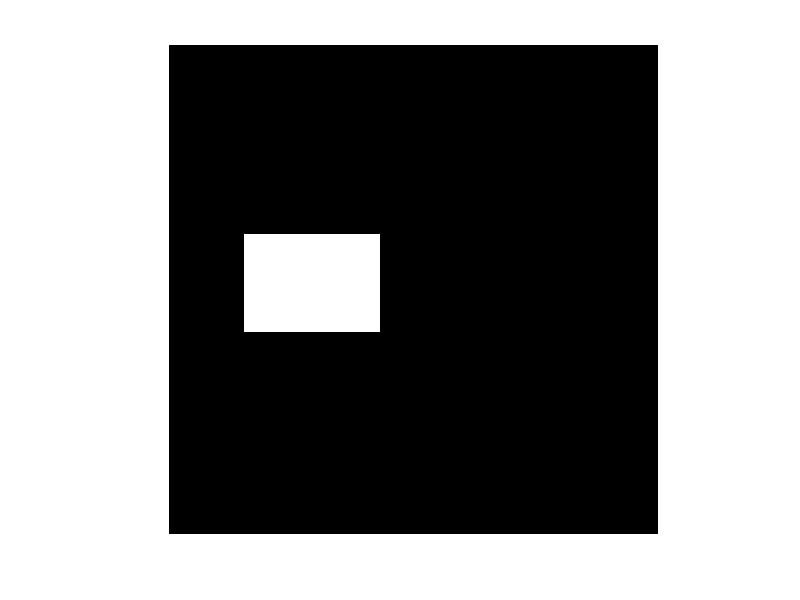
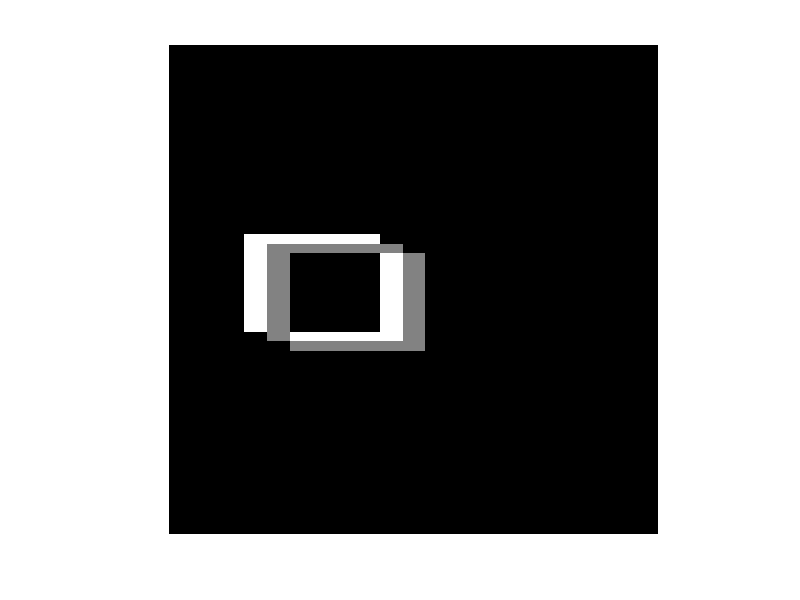
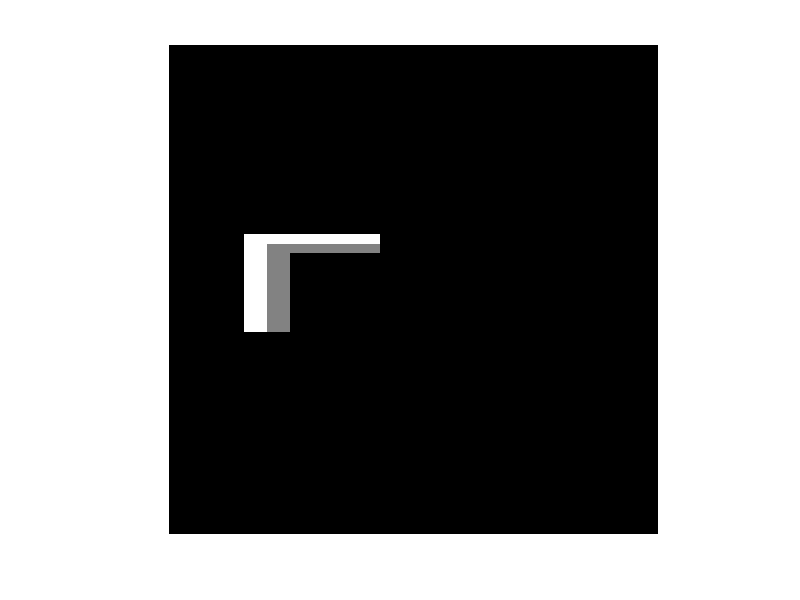
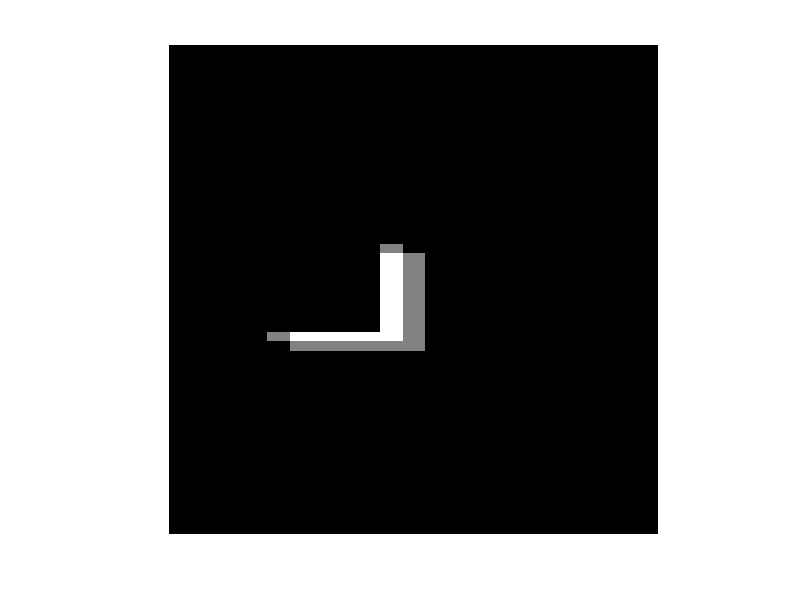

The MATLAB script that drew these images, in order:
clear all
close all


A = zeros(256,256); % initialize a 256*256 image  

% initialize absolute ADI, positive ADI and Negative ADI
% all initialized to zero
% Note that all ADIs are of the same size with the image
% DO NOT change the name of the ADIs as they will be used later
ADI_abs = zeros(256,256);
ADI_pos = zeros(256,256);
ADI_neg = zeros(256,256);

% initialize the starting position of the moving object
% the moving object is a rectangle similar to the example in the lecture
% slides
start1 = 100;
start2 = 150;
start3 = 40;
start4 = 110;

%threshold T as in euations in the lecture slides regarding ADI
T = 0

%initialize the reference frame R
A(start1:start2, start3:start4) = 1;

%visualize the object and in the reference frame R
figure,imshow(A,[], 'border','tight');

j = 0;
%change from 50 to 10
for i = 5: 5 :10
        j = j + 12;
        A2 = zeros(256,256 );
        A2(start1 + i: start2 + i, start3 + j: start4 + j) = 1;
        
        % You need to code up the follwing part that calculate the ADIs
        % Namely, the absolute ADI, the positive ADI and the negative ADI
        % Equations can be found in lecture slides regarding ADIs
        % You need to decide on the appropriate threshold T for this case
        % at line 23
        for x=1:256
            for y= 1:256
                if(abs(A(x,y)-A2(x,y))) > T
                    ADI_abs(x,y) = ADI_abs(x,y) + 1;
                end
                if( (A(x,y)-A2(x,y)) > T)
                    ADI_pos(x,y) = ADI_pos(x,y)+1;
                end
                if( (A(x,y)-A2(x,y)) < -T)
                    ADI_neg(x,y)=ADI_neg(x,y)+1;
                end
            end
        end
        
end



% The following part will calculate the moving speed 
% and the total space(in pixel number) occupied by the moving object
[row, col] = find(ADI_neg > 0);
speed_X_Direction = (max(col) - start4) / 10
speed_Y_Direction = (max(row) - start2) / 10
total_space_occupied = sum(sum(ADI_abs > 0))

% The following part helps you to visualize the ADIs you compute
% compare them with the example shown in lecture
% You should be getting someting very similar
figure,imshow(ADI_abs,[], 'border','tight');
figure,imshow(ADI_pos,[], 'border','tight');
figure,imshow(ADI_neg,[], 'border','tight');



